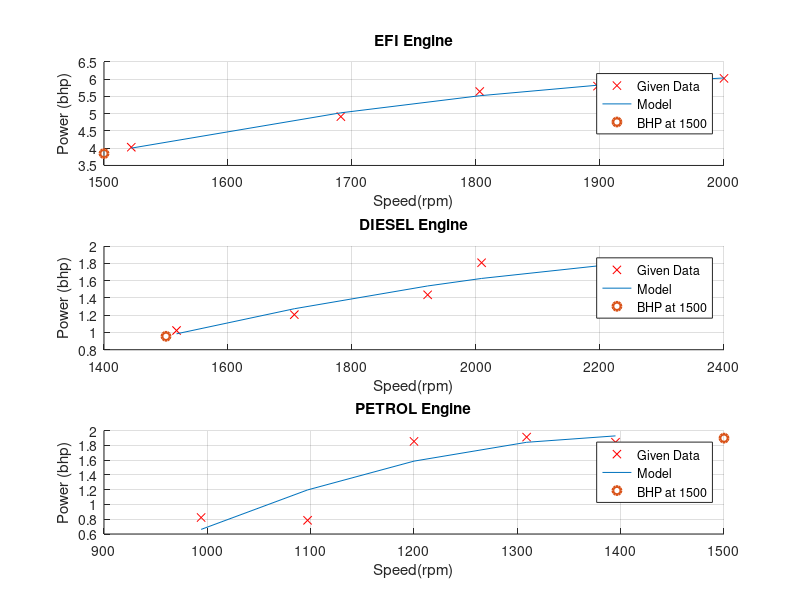
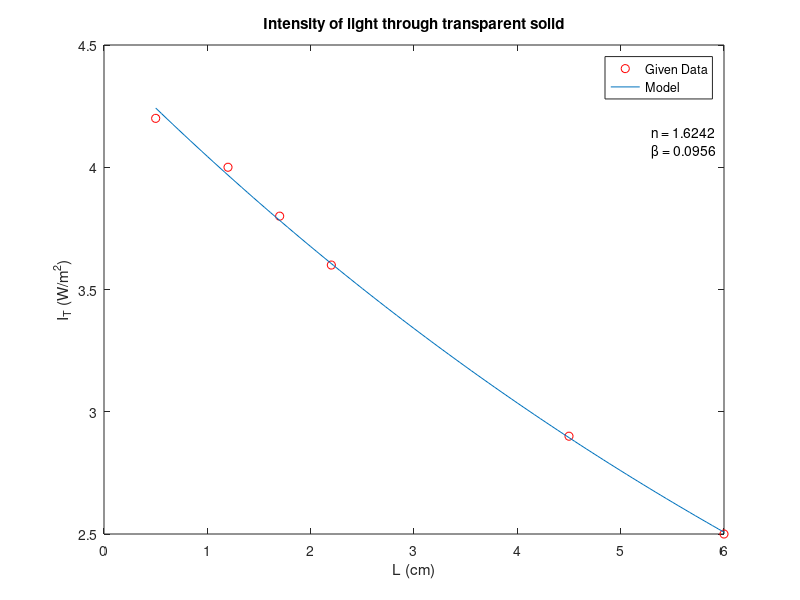

The MATLAB script that drew these images, in order:
clear, clc, close

%%                              QUESTION 01
% EFI Engine given data
EFI_rpm = [1522 1691 1803 1898 2000];
EFI_bhp = [4.029 4.916 5.644 5.800 6.025];

% DIESEL Engine given data
DIESEL_rpm = [1517 1707 1922 2009 2224];
DIESEL_bhp = [1.023 1.207 1.437 1.809 1.744];

% PETROL Engine given data
PETROL_rpm = [994 1097 1200 1309 1395];
PETROL_bhp = [0.823 0.785 1.853 1.911 1.841];

% For curve fitting using polyfit function
p1 = polyfit(EFI_rpm,EFI_bhp,2);
p2 = polyfit(DIESEL_rpm,DIESEL_bhp,2);
p3 = polyfit(PETROL_rpm,PETROL_bhp,2);

% New bhp values after curve fitting
eb_p = polyval(p1,EFI_rpm);                 % EFI
db_p = polyval(p2,DIESEL_rpm);              % DIESEL
pb_p = polyval(p3,PETROL_rpm);              % PETROL

% Error estimation
errorEFI = (eb_p - EFI_bhp)*100             % EFI
errorDIESEL = (db_p - DIESEL_bhp)*100       % DIESEL
errorPETROL = (pb_p - PETROL_bhp)*100       % PETROL

% Prediction
efi_at_1500 = polyval(p1,1500)              % EFI
diesel_at_1500 = polyval(p2,1500)           % DIESEL
petrol_at_1500 = polyval(p3,1500)           % PETROL

% Graph
figure
subplot(3,1,1); hold on;
plot(EFI_rpm,EFI_bhp,'rx',EFI_rpm,eb_p);
plot(1500,efi_at_1500,'o','MarkerSize',6,'Linewidth',2); hold off;
xlabel('Speed(rpm)'); ylabel('Power (bhp)');
title('EFI Engine'); grid;
legend('Given Data','Model','BHP at 1500');

subplot(3,1,2); hold on;
plot(DIESEL_rpm,DIESEL_bhp,'rx',DIESEL_rpm,db_p)
plot(1500,diesel_at_1500,'o','MarkerSize',6,'Linewidth',2); hold off;
xlabel('Speed(rpm)'); ylabel('Power (bhp)');
title('DIESEL Engine'); grid;
legend('Given Data','Model','BHP at 1500');

subplot(3,1,3); hold on;
plot(PETROL_rpm,PETROL_bhp,'rx',PETROL_rpm,pb_p)
plot(1500,petrol_at_1500,'o','MarkerSize',6,'Linewidth',2); hold off;
xlabel('Speed(rpm)'); ylabel('Power (bhp)');
title('PETROL Engine'); grid;
legend('Given Data','Model','BHP at 1500');

%%                              QUESTION 02
% log(IT) = - beta*L + log(Io*(1-R)^2) 

% Intensity of incident beam (I_B) = 5 W/m2
I_B = 5;

% Length of a transparent solid
L = [0.5 1.2 1.7 2.2 4.5 6.0];

% Transmitted intensity
I_T = [4.2 4.0 3.8 3.6 2.9 2.5];

% For curve fitting using polyfit function
p = polyfit(L,log(I_T),1);

% Absorption coefficient
beta = - p(1);
fprintf('\tAbsoption coefficient = %f\n',beta);

% Fraction of light which is reflected at the interface
% p(2) = log(I_B*(1-R)^2)
R = 1 - sqrt(exp(p(2)) / I_B);
fprintf('\tFraction of light = %f\n',R);

% Index of refraction for the transparent solid
% R = sqrt((n-1)/(n+1))
n = 2/(1-sqrt(R))-1;
fprintf('\tIndex of refraction = %f\n',n);

% Graph
Lp = linspace(0.5,6,100);
F = @ (x) I_B*(1-R)^2*exp(-beta*x);
I_Tp = F(Lp);
figure
plot(L,I_T,'ro',Lp,I_Tp)
xlabel('L (cm)'); ylabel('I_T (W/m^2)')
legend('Given Data','Model')
title('Intensity of light through transparent solid')

% Absorption coefficient & Index of refraction Values writen on graph
str = {'n = 1.6242','\beta = 0.0956'};
text(5.3,4.1,str)